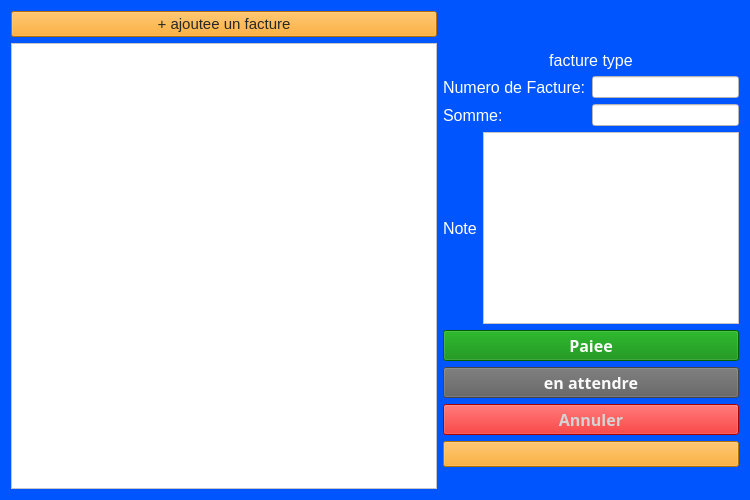
<?xml version="1.0" encoding="UTF-8"?>
<ui version="4.0">
 <class>Form</class>
 <widget class="QWidget" name="Form">
  <property name="geometry">
   <rect>
    <x>0</x>
    <y>0</y>
    <width>750</width>
    <height>500</height>
   </rect>
  </property>
  <property name="windowTitle">
   <string>Form</string>
  </property>
  <property name="styleSheet">
   <string notr="true">background-color:rgb(0, 85, 255)</string>
  </property>
  <layout class="QHBoxLayout" name="horizontalLayout_4" stretch="10,0">
   <item>
    <layout class="QVBoxLayout" name="verticalLayout" stretch="0,0">
     <item>
      <widget class="QPushButton" name="newFactureButton">
       <property name="sizePolicy">
        <sizepolicy hsizetype="Minimum" vsizetype="Maximum">
         <horstretch>0</horstretch>
         <verstretch>0</verstretch>
        </sizepolicy>
       </property>
       <property name="font">
        <font>
         <family>Segoe UI</family>
         <pointsize>11</pointsize>
         <bold>false</bold>
        </font>
       </property>
       <property name="styleSheet">
        <string notr="true">color:rgb(39, 39, 39); background-color:rgb(255, 155, 3);</string>
       </property>
       <property name="text">
        <string>+ ajoutee un facture</string>
       </property>
      </widget>
     </item>
     <item>
      <widget class="QGraphicsView" name="graphicsView">
       <property name="styleSheet">
        <string notr="true">background-color:rgb(255, 255, 255)</string>
       </property>
      </widget>
     </item>
    </layout>
   </item>
   <item>
    <layout class="QVBoxLayout" name="verticalLayout_7" stretch="0,0,0,10">
     <item>
      <spacer name="verticalSpacer_4">
       <property name="orientation">
        <enum>Qt::Vertical</enum>
       </property>
       <property name="sizeHint" stdset="0">
        <size>
         <width>20</width>
         <height>40</height>
        </size>
       </property>
      </spacer>
     </item>
     <item>
      <widget class="QLabel" name="label_4">
       <property name="font">
        <font>
         <pointsize>12</pointsize>
        </font>
       </property>
       <property name="styleSheet">
        <string>color:white</string>
       </property>
       <property name="text">
        <string>facture type</string>
       </property>
       <property name="alignment">
        <set>Qt::AlignCenter</set>
       </property>
      </widget>
     </item>
     <item>
      <layout class="QVBoxLayout" name="verticalLayout_5">
       <item>
        <layout class="QVBoxLayout" name="verticalLayout_4">
         <item>
          <layout class="QHBoxLayout" name="horizontalLayout">
           <item>
            <layout class="QVBoxLayout" name="verticalLayout_2">
             <item>
              <widget class="QLabel" name="label">
               <property name="font">
                <font>
                 <pointsize>12</pointsize>
                </font>
               </property>
               <property name="styleSheet">
                <string>color:white</string>
               </property>
               <property name="text">
                <string>Numero de Facture:</string>
               </property>
              </widget>
             </item>
             <item>
              <widget class="QLabel" name="label_2">
               <property name="font">
                <font>
                 <pointsize>12</pointsize>
                </font>
               </property>
               <property name="styleSheet">
                <string>color:white</string>
               </property>
               <property name="text">
                <string>Somme:</string>
               </property>
              </widget>
             </item>
            </layout>
           </item>
           <item>
            <layout class="QVBoxLayout" name="verticalLayout_3">
             <item>
              <widget class="QLineEdit" name="numFactureField">
               <property name="styleSheet">
                <string notr="true">background-color:rgb(255, 255, 255)</string>
               </property>
              </widget>
             </item>
             <item>
              <widget class="QLineEdit" name="sommeField">
               <property name="styleSheet">
                <string notr="true">background-color:rgb(255, 255, 255)</string>
               </property>
              </widget>
             </item>
            </layout>
           </item>
          </layout>
         </item>
         <item>
          <layout class="QHBoxLayout" name="horizontalLayout_2">
           <item>
            <widget class="QLabel" name="label_3">
             <property name="font">
              <font>
               <pointsize>12</pointsize>
              </font>
             </property>
             <property name="styleSheet">
              <string notr="true">color:white</string>
             </property>
             <property name="text">
              <string>Note</string>
             </property>
            </widget>
           </item>
           <item>
            <widget class="QPlainTextEdit" name="noteField">
             <property name="styleSheet">
              <string notr="true">background-color:rgb(255, 255, 255)</string>
             </property>
            </widget>
           </item>
          </layout>
         </item>
        </layout>
       </item>
      </layout>
     </item>
     <item>
      <layout class="QVBoxLayout" name="verticalLayout_6" stretch="2,4,4,0,2">
       <item>
        <widget class="QPushButton" name="paidButton">
         <property name="sizePolicy">
          <sizepolicy hsizetype="Minimum" vsizetype="Maximum">
           <horstretch>0</horstretch>
           <verstretch>0</verstretch>
          </sizepolicy>
         </property>
         <property name="font">
          <font>
           <family>Segoe UI Semibold</family>
           <pointsize>12</pointsize>
           <bold>true</bold>
          </font>
         </property>
         <property name="styleSheet">
          <string notr="true">color:rgb(250, 250, 250); background-color:rgb(0, 132, 0);</string>
         </property>
         <property name="text">
          <string>Paiee</string>
         </property>
         <property name="icon">
          <iconset resource="../resources/resources_main.qrc">
           <normaloff>:/icons/icons/WHITE-correct-signal-svgrepo-com.svg</normaloff>:/icons/icons/WHITE-correct-signal-svgrepo-com.svg</iconset>
         </property>
         <property name="iconSize">
          <size>
           <width>15</width>
           <height>15</height>
          </size>
         </property>
        </widget>
       </item>
       <item>
        <widget class="QPushButton" name="waitlistButton">
         <property name="sizePolicy">
          <sizepolicy hsizetype="Minimum" vsizetype="Maximum">
           <horstretch>0</horstretch>
           <verstretch>0</verstretch>
          </sizepolicy>
         </property>
         <property name="font">
          <font>
           <family>Segoe UI Semibold</family>
           <pointsize>12</pointsize>
           <bold>true</bold>
          </font>
         </property>
         <property name="layoutDirection">
          <enum>Qt::LeftToRight</enum>
         </property>
         <property name="styleSheet">
          <string notr="true">color:rgb(250, 250, 250); background-color:rgb(95, 95, 95);</string>
         </property>
         <property name="text">
          <string>en attendre</string>
         </property>
         <property name="icon">
          <iconset resource="../resources/resources_main.qrc">
           <normaloff>:/icons/icons/WHITE-time-svgrepo-com.svg</normaloff>:/icons/icons/WHITE-time-svgrepo-com.svg</iconset>
         </property>
         <property name="default">
          <bool>false</bool>
         </property>
         <property name="flat">
          <bool>false</bool>
         </property>
        </widget>
       </item>
       <item>
        <widget class="QPushButton" name="annulerButton">
         <property name="sizePolicy">
          <sizepolicy hsizetype="Minimum" vsizetype="Maximum">
           <horstretch>0</horstretch>
           <verstretch>0</verstretch>
          </sizepolicy>
         </property>
         <property name="font">
          <font>
           <family>Segoe UI Semibold</family>
           <pointsize>12</pointsize>
           <bold>true</bold>
          </font>
         </property>
         <property name="styleSheet">
          <string notr="true">color:rgb(212, 212, 212); background-color:rgb(234, 0, 0);</string>
         </property>
         <property name="text">
          <string>Annuler</string>
         </property>
         <property name="icon">
          <iconset resource="../resources/resources_main.qrc">
           <normaloff>:/icons/icons/WHITE-cross-svgrepo-com.svg</normaloff>:/icons/icons/WHITE-cross-svgrepo-com.svg</iconset>
         </property>
         <property name="iconSize">
          <size>
           <width>25</width>
           <height>25</height>
          </size>
         </property>
        </widget>
       </item>
       <item>
        <widget class="QPushButton" name="go_back_button">
         <property name="sizePolicy">
          <sizepolicy hsizetype="Minimum" vsizetype="Maximum">
           <horstretch>0</horstretch>
           <verstretch>0</verstretch>
          </sizepolicy>
         </property>
         <property name="font">
          <font>
           <family>Segoe UI</family>
           <pointsize>11</pointsize>
           <bold>false</bold>
          </font>
         </property>
         <property name="styleSheet">
          <string notr="true">color:rgb(39, 39, 39); background-color:rgb(255, 155, 3);</string>
         </property>
         <property name="text">
          <string/>
         </property>
         <property name="icon">
          <iconset resource="../resources/resources_main.qrc">
           <normaloff>:/icons/icons/WHITE-arrow-narrow-left-svgrepo-com.svg</normaloff>:/icons/icons/WHITE-arrow-narrow-left-svgrepo-com.svg</iconset>
         </property>
        </widget>
       </item>
       <item>
        <spacer name="verticalSpacer_3">
         <property name="orientation">
          <enum>Qt::Vertical</enum>
         </property>
         <property name="sizeHint" stdset="0">
          <size>
           <width>20</width>
           <height>40</height>
          </size>
         </property>
        </spacer>
       </item>
      </layout>
     </item>
    </layout>
   </item>
  </layout>
 </widget>
 <resources>
  <include location="../resources/resources_main.qrc"/>
 </resources>
 <connections/>
</ui>
